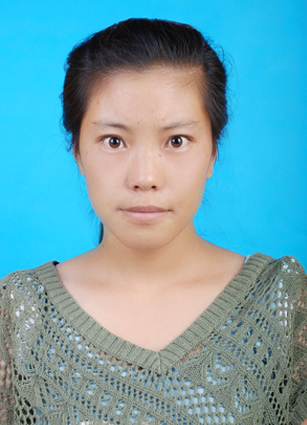
//> input picture 形态学操作test/形态学操作/2.jpg, 307 x 425 px
$ ./xingtaixue   (built with g++ and OpenCV 4)
//> lines starting //> are read from the running program, lines starting //| are printed output that depends on the picture
#include"stdafx.h"
#include<opencv2/opencv.hpp>
#include<opencv2/highgui/highgui.hpp>
#include<opencv2/imgproc/imgproc.hpp>
using namespace std;
using namespace cv;
Mat g_srcImage,g_dstImage;
int g_nElementShape=MORPH_RECT;//元素结构形状
//变量接受的TrackBar位置参数
int g_nMaxIterationNum=10;
int g_nOpenCloseNum=0;
int g_nErodeDilateNum=0;
int g_nTopBlackHatNum=0;
static void on_OpenClose(int,void*);
static void on_ErodeDilate(int,void*);
static void on_TopBlackHat(int,void*);
static void ShowHelpText();//帮助文字显示
int main()
{
	system("color 2F");//改变颜色
	ShowHelpText();
	g_srcImage=imread("2.jpg");
//> g_srcImage is the input picture: 425 rows x 307 cols, CV_8UC3; mean B, G, R 175, 163.6, 109.9
	if(!g_srcImage.data){printf("Oh,no,读取srcImg错误~！\n");return false;}
    namedWindow("【原始图】");
	imshow("【原始图】",g_srcImage);
	//创建三个产品
	namedWindow("【开运算/闭运算】",1);
    namedWindow("【腐蚀/膨胀】",1);
	namedWindow("【顶帽/黑帽】",1);
	//参数赋值
	g_nOpenCloseNum=9;
    g_nErodeDilateNum=9;
    g_nTopBlackHatNum=2;
	//创建滚动条
	createTrackbar("迭代值","【开运算/闭运算】",&g_nOpenCloseNum,g_nMaxIterationNum*2+1,on_OpenClose);
	createTrackbar("迭代值","【腐蚀/膨胀】",&g_nErodeDilateNum,g_nMaxIterationNum*2+1,on_ErodeDilate);
	createTrackbar("迭代值","【顶帽/黑帽】",&g_nTopBlackHatNum,g_nMaxIterationNum*2+1,on_TopBlackHat);
	//轮询获取按键信息
	while(1)
	{
		int c;//执行回调函数
		on_OpenClose(g_nOpenCloseNum,0);
		on_ErodeDilate(g_nErodeDilateNum,0);
		on_TopBlackHat(g_nTopBlackHatNum,0);
		//获取按键
		c=waitKey(0);
		//按下键盘按Q键或者是ESC，程序退出
		if((char)c=='q'||(char)c==27)
		break;
		//按下键盘按键1，使用椭圆（Elliptic）结构元素MORPH_ELLIPSE
		if((char)c==49)//键盘按键1的ASII码为49
		g_nElementShape=MORPH_ELLIPSE;
		//按下按键2，使用矩形（Rectangle）结构元素MORPH_RECT
		 else if((char)c==50)//键盘按键2的ASLL码为50
           g_nElementShape=MORPH_RECT;

		//按下按键3，使用十字形（cross-shaped）结构元素MORPH_CROSS
		else if((char)c==51)//键盘按键2的ASLL码为51
        g_nElementShape=MORPH_CROSS;
		//按下按键space，在矩形、十字形、椭圆结构元素中循环
        else if((char)c==' ')
        g_nElementShape=(g_nElementShape+1)%3;

	}
	return 0;
}
    static void on_OpenClose(int,void*)
	{
		//偏移量的定义
		int offset=g_nOpenCloseNum-g_nMaxIterationNum;
		int Absolute_offset=offset>0?offset:-offset;//偏移量的绝对值
		Mat element=getStructuringElement(g_nElementShape,Size(Absolute_offset*2+1,Absolute_offset*2+1),Point(Absolute_offset,Absolute_offset));
		if(offset<0)
			morphologyEx(g_srcImage,g_dstImage,CV_MOP_OPEN,element);
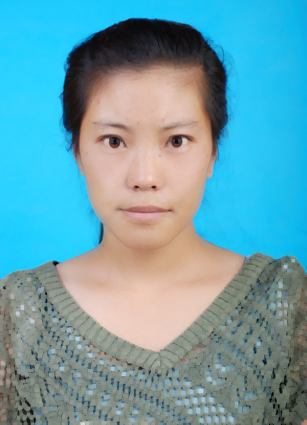
//> g_dstImage: 425 rows x 307 cols, CV_8UC3; mean B, G, R 171.6, 160.1, 106.1
		else
			morphologyEx(g_srcImage,g_dstImage,CV_MOP_CLOSE,element);

		imshow("【开运算/闭运算】",g_dstImage);

	}
	static void on_ErodeDilate(int,void*)
	{
	    int offset=g_nErodeDilateNum-g_nMaxIterationNum;
		int Absolute_offset=offset>0?offset:-offset;//偏移量的绝对值
		Mat element=getStructuringElement(g_nElementShape,Size(Absolute_offset*2+1,Absolute_offset*2+1),Point(Absolute_offset,Absolute_offset));
		if(offset<0)
			erode(g_srcImage,g_dstImage,element);
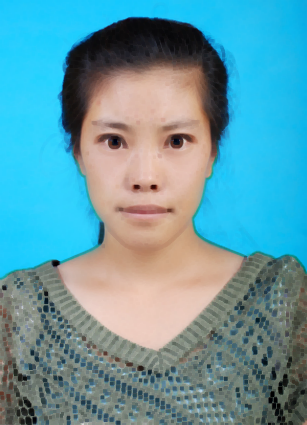
//> g_dstImage: 425 rows x 307 cols, CV_8UC3; mean B, G, R 164.4, 152.8, 98.3
		else
			dilate(g_srcImage,g_dstImage,element);
		imshow("【腐蚀/膨胀】",g_dstImage);


	}
  static void on_TopBlackHat(int,void*)
	{
		//偏移量的定义
		int offset=g_nTopBlackHatNum-g_nMaxIterationNum;
		int Absolute_offset=offset>0?offset:-offset;//偏移量的绝对值
		Mat element=getStructuringElement(g_nElementShape,Size(Absolute_offset*2+1,Absolute_offset*2+1),Point(Absolute_offset,Absolute_offset));
		if(offset<0)
			morphologyEx(g_srcImage,g_dstImage,MORPH_TOPHAT,element);
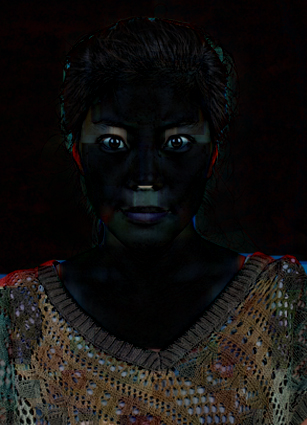
//> g_dstImage: 425 rows x 307 cols, CV_8UC3; mean B, G, R 16.2, 17.9, 20.1
//> the 'q' key is pressed
		else
			morphologyEx(g_srcImage,g_dstImage,MORPH_BLACKHAT,element);

		imshow("【顶帽/黑帽】",g_dstImage);

	}
   static void ShowHelpText()
   {
	   //输出一些帮助信息
	   printf("\n\n\n\t请调整滚动条观察图像效果~\n\n");
	   printf("\n\n\t按键操作说明：\n\n""\t\t键盘按键【ESC】或者【Q】-退出程序\n""\t\t按键【1】-使用椭圆(Elliptic)结构元素\n""\t\t按键【2】-使用矩形(Rectangle)结构元素\n"
		   "\t\t按键【3】-使用十字形(Cross-shaped)结构元素\n""\t\t按键【space 空格】-在矩形、十字形、椭圆结构元素中循环\n""\n\n\t\t\t\t\t\t\t\t by于丹丹");
   }
